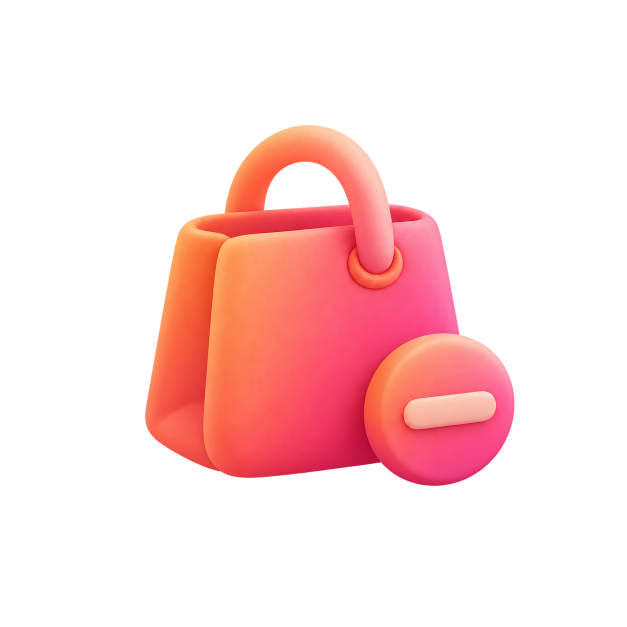
#> input picture assets/fluvi/manual_transaction_hero/expense_original.png, 1254 x 1254 px (shown at 1/2 size)
$ python -i r52_video.py   (imports and definitions only)
#> lines starting #> are read from the running program, lines starting #| are printed output that depends on the picture
"""Evaluate encoded composed output separate from application receipts."""
import csv
import json
import math
from pathlib import Path
import statistics
import subprocess
from PIL import Image, ImageChops, ImageStat

from r52_oracle import Frame, classify

NS = 1_000_000_000
SYNC = {0: (23, 190, 235), 1: (253, 27, 145), 2: (18, 225, 149)}


# [20 lines left out: functions color_at, orb_fraction, not called in this run]


def roi(frame, original, box):
    width, height = original
    x1, y1, x2, y2 = box
    return frame.crop((round(x1 * frame.width / width), round(y1 * frame.height / height),
                       round(x2 * frame.width / width), round(y2 * frame.height / height)))


def clock_comparison(image):
    box = (.27, .14, .73, .48)
    return roi(image, (1, 1), box).resize((24, 36)).convert("L")


# [131 lines left out: functions frame_stream, analyze_video, not called in this run]

>>> from PIL import Image
>>> picture = Image.open('../../assets/fluvi/manual_transaction_hero/expense_original.png')
#> picture is the input picture: PIL image 1254x1254 RGBA; mean R, G, B, A 57.4, 24.3, 23.7, 57.8
>>> result = clock_comparison(picture)
#> in roi, `return frame.crop((round(x1 * frame.width / width), round(y1 * frame.h..`:
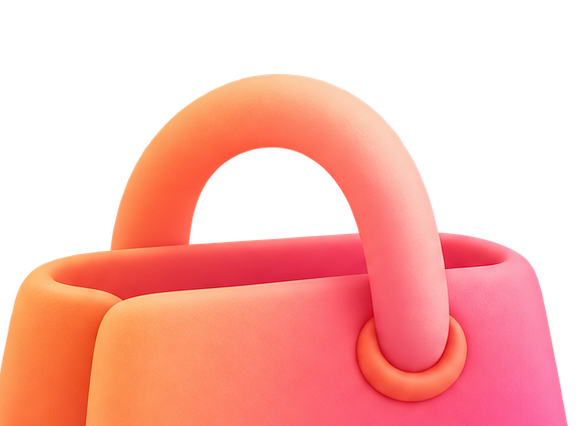
#> returned value: PIL image 576x426 RGBA; mean R, G, B, A 132.6, 64.8, 56.7, 131.6; transparent parts drawn white
#> in clock_comparison, `return roi(image, (1, 1), box).resize((24, 36)).convert("L")`:
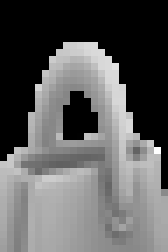
#> returned value: PIL image 24x36 L (shown 7 times larger); min 0, max 255, mean 94.3

$ run again, on assets/fluvi/manual_transaction_hero/expense_pastel.png
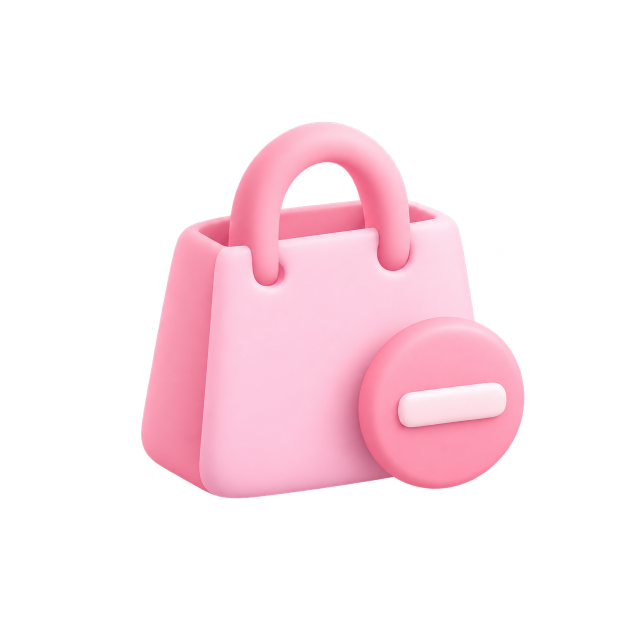
#> input picture assets/fluvi/manual_transaction_hero/expense_pastel.png, 1254 x 1254 px (shown at 1/2 size)
#> picture is the input picture: PIL image 1254x1254 RGBA; mean R, G, B, A 65.6, 46.1, 52, 64.9
#> in roi, `return frame.crop((round(x1 * frame.width / width), round(y1 * frame.h..`:
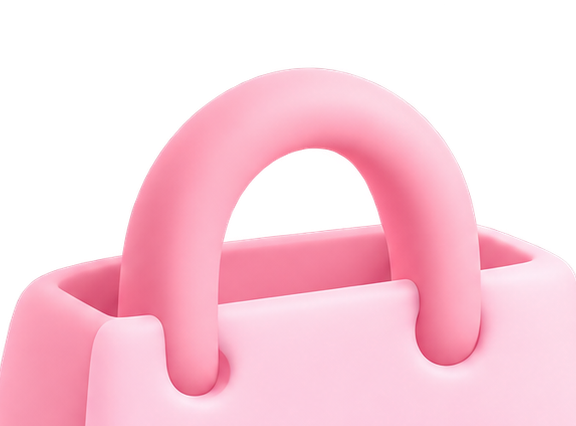
#> returned value: PIL image 576x426 RGBA; mean R, G, B, A 145.7, 103.7, 115.8, 142.6; transparent parts drawn white
#> in clock_comparison, `return roi(image, (1, 1), box).resize((24, 36)).convert("L")`:
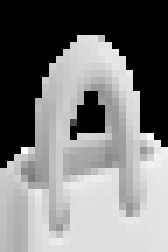
#> returned value: PIL image 24x36 L (shown 7 times larger); min 0, max 255, mean 123.9
